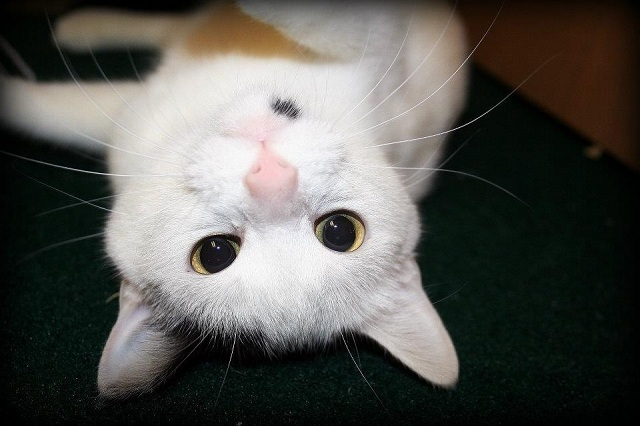
#> input picture demo 16 - video (cv2)/3 - arithmetic operations/cat.jpg, 640 x 426 px
$ python demo_weightedsum_ver2.py
#> lines starting #> are read from the running program, lines starting #| are printed output that depends on the picture
# demo_weightedsum.py

import cv2
import numpy as np

img1 = cv2.imread('cat.jpg', 1)
#> img1 is the input picture: shape (426, 640, 3); mean B, G, R 82.6, 87.3, 87.8
img2 = cv2.imread('dog.jpg', 1)
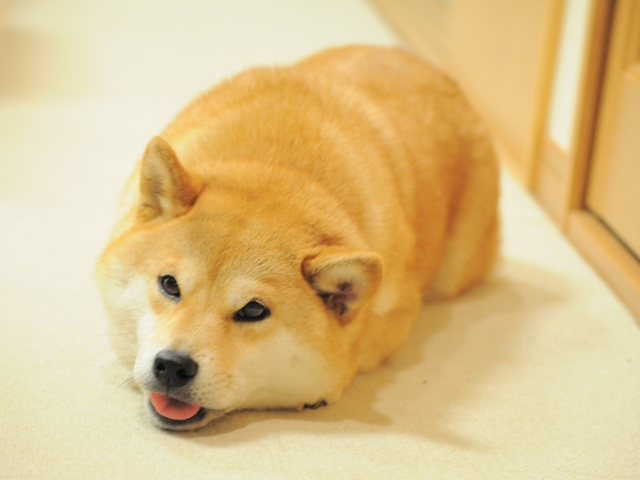
#> input picture demo 16 - video (cv2)/3 - arithmetic operations/dog.jpg, 640 x 480 px
#> img2 is the input picture: shape (480, 640, 3); mean B, G, R 136.4, 192.4, 220.8

print(img1.shape)
#| (426, 640, 3)
print(img2.shape)
#| (480, 640, 3)

img2 = img2[0:img1.shape[0],:,:]
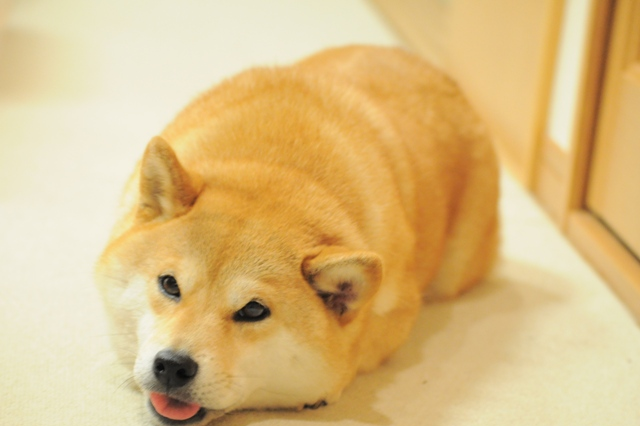
#> img2: shape (426, 640, 3); mean B, G, R 131.3, 189.1, 219.9
print(img2.shape)
#| (426, 640, 3)

# quit()

cv2.imshow('Weighted image', img1)

print('Switch to image window. Then press any key to continue.')

cv2.waitKey(0)   # Wait for key press

N = 100
for i in range(N):
    y = cv2.addWeighted(img1, 1-i/(N-1), img2, i/(N-1), 0)
    # y : weighted sum of two images
    cv2.imshow('Weighted image', y)
    cv2.waitKey(int(2000.0/N))   # 1 second for total loop

cv2.destroyAllWindows()
